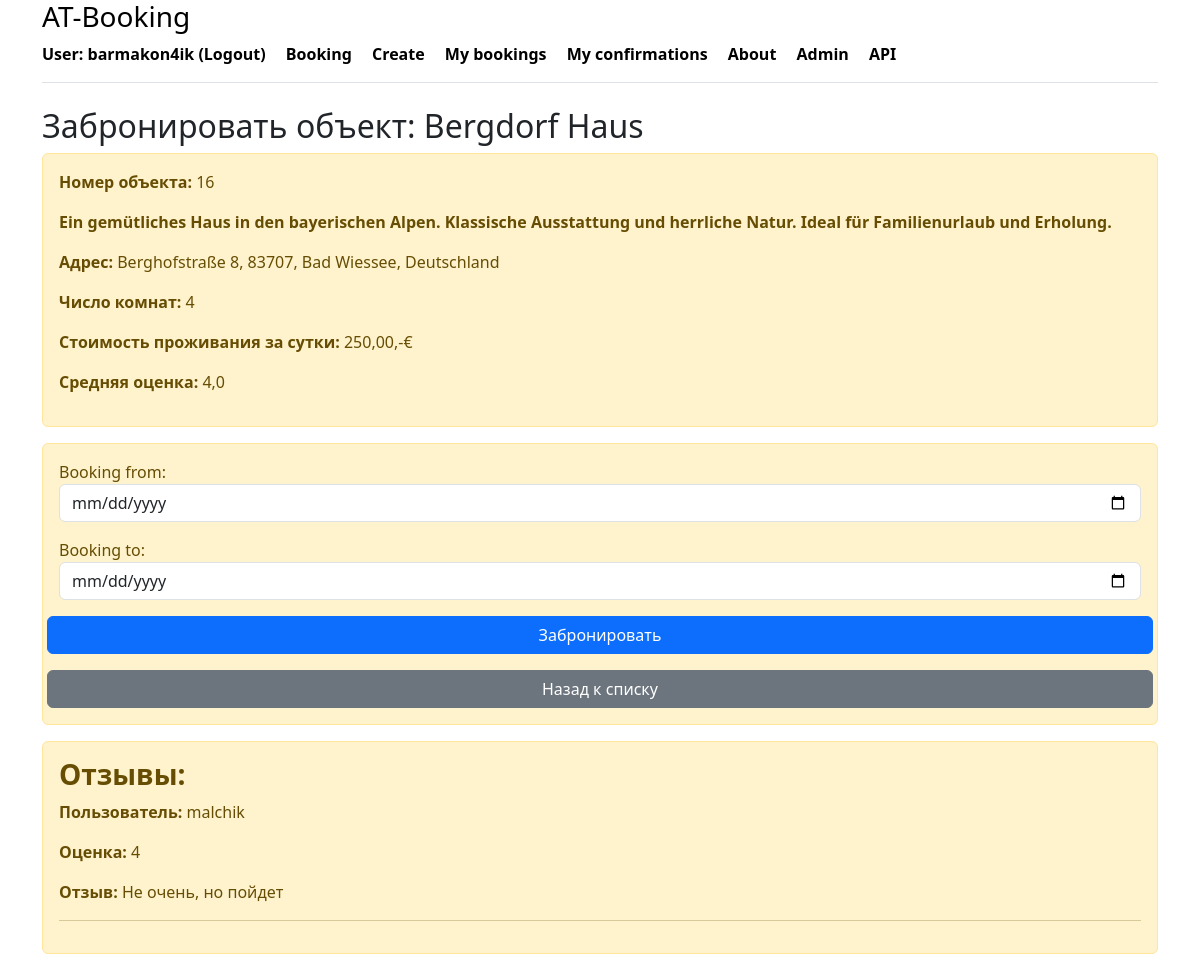
Before: /booking/create/16/ (signed in) with the older database file.
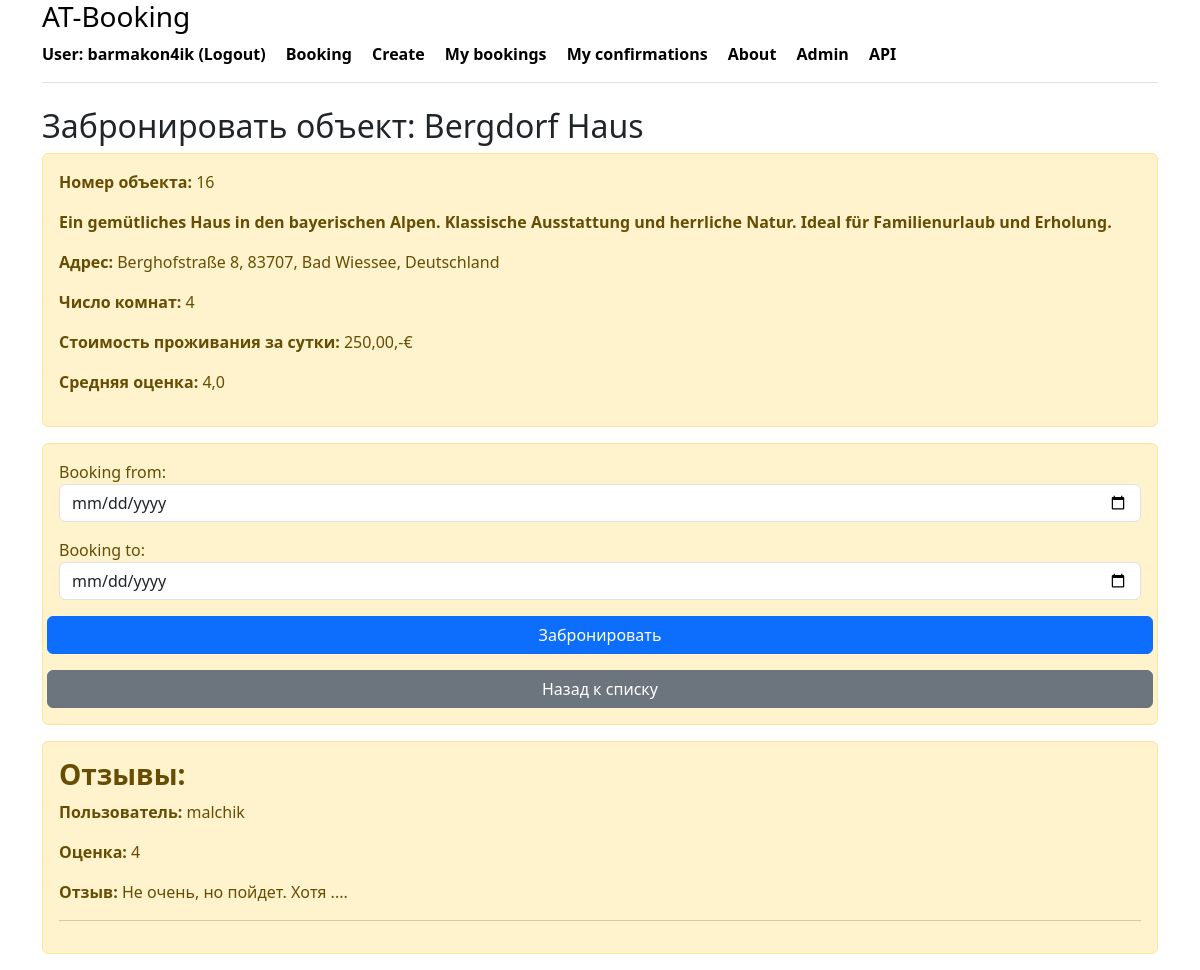
After: the same page with the newer database file.
### booking/models.py (models this page shows, shortened)
class Review(models.Model):
    rating = models.IntegerField(_('Rating'))
    text = models.TextField(_('Review'))
    created_at = models.DateTimeField(auto_now_add=True)
    owner = models.ForeignKey(User, on_delete=models.CASCADE, related_name='reviews')
    housing = models.ForeignKey(Housing, on_delete=models.CASCADE, related_name='reviews')
    class Meta:
        verbose_name_plural = _('reviews')
        verbose_name = _('review')

### booking/views.py (the view)
# urls.py: path('booking/create/<int:housing_id>/', create_booking, name='create_booking'),
@login_required
def create_booking(request, housing_id):
    housing = get_object_or_404(Housing, pk=housing_id)
    reviews = Review.objects.filter(housing=housing)
    if request.method == 'POST':
        form = BookingForm(request.POST)
        if form.is_valid():
            booking = form.save(commit=False)
            booking.owner = request.user  # Устанавливаем владельца бронирования
            booking.housing = housing  # Устанавливаем жилье для бронирования
            date_from = form.cleaned_data['date_from']
            date_to = form.cleaned_data['date_to']
            if date_from < datetime.now().date() or date_to < datetime.now().date():
                messages.error(request, 'Выбранные даты не могут быть в прошлом. Пожалуйста, выберите другие даты.')
                return render(request, 'booking/create_booking.html', {
                    'form': form,
                    'housing': housing
                })
            if date_from > date_to:
                messages.error(request, 'Дата начала не может быть позже даты окончания.')
                return render(request, 'booking/create_booking.html', {
                    'form': form,
                    'housing': housing
                })
            overlapping_bookings = Booking.objects.filter(
                housing=housing,
                status__in=[Booking.BookingStatus.CONFIRMED, Booking.BookingStatus.PENDING]
            ).filter(
                Q(date_from__lte=date_to, date_to__gte=date_from)
            )
            if overlapping_bookings.exists():
                messages.error(request, 'На выбранные даты объект уже забронирован. Пожалуйста, выберите другие даты.')
                return render(request, 'booking/create_booking.html', {
                    'form': form,
                    'housing': housing
                })
            booking.save()
            messages.success(request, 'Бронирование успешно создано и ожидает подтверждения!')
            return redirect('my_bookings')  # Перенаправляем на страницу бронирования
    else:
        form = BookingForm()
    return render(request, 'booking/create_booking.html', {
        'form': form,
        'housing': housing,
        'reviews': reviews
    })

### booking/forms.py (shortened to what this page needs)
class BookingForm(forms.ModelForm):
    class Meta:
        model = Booking
        fields = ['date_from', 'date_to'] # Поля, заполняемые пользователем
        widgets = {
            'date_from': forms.DateInput(attrs={'type': 'date', 'class': 'form-control'}),
            'date_to': forms.DateInput(attrs={'type': 'date', 'class': 'form-control'}),
        }

### booking/models.py (called while the page is built)
    def get_average_rating(self):
        avg_rating = self.reviews.aggregate(Avg('rating')).get('rating__avg')
        return avg_rating if avg_rating is not None else 0  # Возвращаем 0, если нет отзывов

### booking/templates/booking/create_booking.html (shortened to what this page needs)
{% extends 'booking/base.html' %}
{% block content %}
    <h2>Забронировать объект: {{ housing.name }}</h2>
    <div class="alert alert-warning mt-2">
        <p><strong>Номер объекта:</strong> {{ housing.id }}</p>
                 <p><strong>{{ housing.description }}</strong></p>
                 <p><strong>Адрес:</strong> {{ housing.street }} {{ housing.house_number }}, {{ housing.post_code }}, {{ housing.city }}, {{ housing.country }}</p>
                 <p><strong>Число комнат:</strong> {{ housing.rooms }}</p>
                 <p><strong>Стоимость проживания за сутки:</strong> {{ housing.price }},-€</p>
                <p><strong>Средняя оценка:</strong> {{ housing.get_average_rating }}</p>
    </div>
    <div class="alert alert-warning mt-2">
        <form method="post">
            {{ form.as_p }}
             <div class="row">
                <button type="submit" class="btn btn-primary">Забронировать</button>
             </div>
        </form>
     <div class="row">
        <a href="{% url 'index' %}" class="btn btn-secondary mt-3">Назад к списку</a>
     </div>
    </div>
     <div class="alert alert-warning mt-2">
        <h3><strong>Отзывы:</strong></h3>
        {% if reviews %}
            {% for el in reviews %}
                <p><strong>Пользователь:</strong> {{ el.owner.username }}</p>
                <p><strong>Оценка:</strong> {{ el.rating }}</p>
                <p><strong>Отзыв:</strong> {{ el.text }}</p>
                <hr>
            {% endfor %}
        {% else %}
            <p>Отзывов пока еще нет, вы можете оставить первый.</p>
        {% endif %}
    </div>
{% endblock %}

Changed rows visible on the page:
changed Review "malchik": text "Не очень, но пойдет" → "Не очень, но пойдет. Хотя ...."
